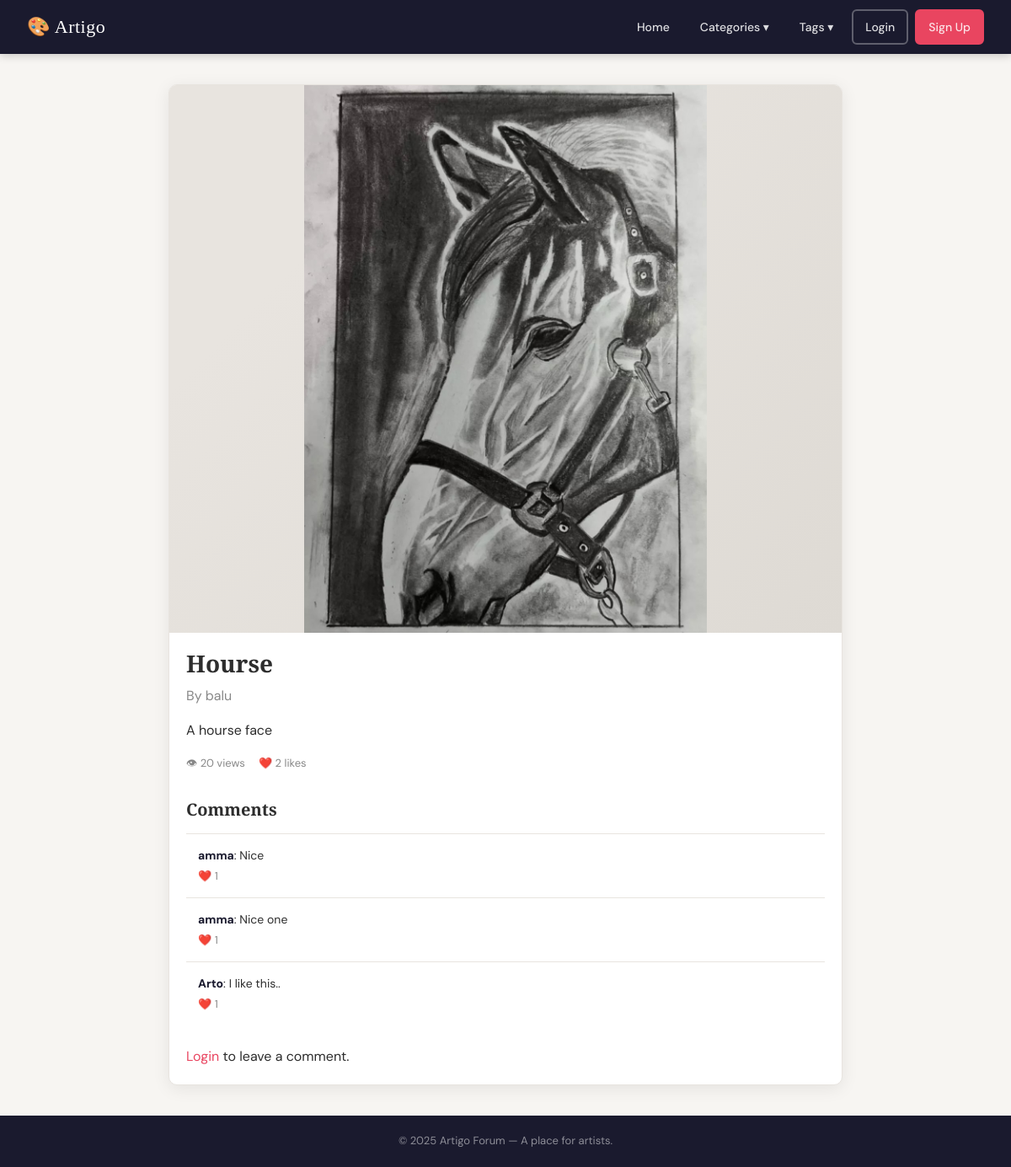
The app's page /art/1/ with its own data.
### forum/models.py (models this page shows, shortened)
class Artwork(models.Model):
    title = models.CharField(max_length=250)
    description = models.TextField()
    image = models.ImageField(upload_to='artworks/')
    created_by = models.ForeignKey(User, on_delete=models.CASCADE)
    created_at = models.DateTimeField(auto_now_add=True)
    views = models.IntegerField(default=0)
    likes = models.IntegerField(default=0)
    tags = models.ManyToManyField(Tags)
    catogories = models.ForeignKey(Catogories, on_delete=models.CASCADE)

class Comment(models.Model):
    artwork = models.ForeignKey(Artwork, on_delete=models.CASCADE)
    user = models.ForeignKey(User, on_delete=models.CASCADE)
    text = models.TextField()
    likes = models.IntegerField(default=0)
    parent = models.ForeignKey('self', null=True, blank=True, on_delete=models.CASCADE)
    created_at = models.DateTimeField(auto_now_add=True)

### forum/views.py (the view)
# urls.py: path('art/<int:artwork_id>/', art_detail, name='art_detail'),
def art_detail(request, artwork_id):
    artwork = get_object_or_404(Artwork, id=artwork_id)
    artwork.views += 1
    artwork.save()
    form = CommentForm()
    return render(request, 'art_detail.html', {'artwork': artwork, 'form': form})

### forum/templates/art_detail.html (shortened to what this page needs)
{% extends 'base.html' %}
{% block content %}
<div class="card" style="max-width:800px; margin: 0 auto;">
    <div class="art-detail-wrapper">
        <img src="{{ artwork.image.url }}" alt="{{ artwork.title }}">
    </div>
    <div class="card-body">
        <h1 style="font-size:28px; margin-bottom:8px;">{{ artwork.title }}</h1>
        <p style="color:var(--text-muted); margin-bottom:16px;">By {{ artwork.created_by.username }}</p>
        <p>{{ artwork.description }}</p>
        <div class="artwork-meta" style="margin: 16px 0;">
            <span>👁 {{ artwork.views }} views</span>
            <span>❤️ <span id="artwork-likes-{{ artwork.id }}">{{ artwork.likes }}</span> likes</span>
        </div>
        <div class="comments-section" style="margin-top:32px;">
            <h2 style="font-size:20px; margin-bottom:16px;">Comments</h2>
            {% for comment in artwork.comment_set.all %}
            <div class="comment">
                <strong>{{ comment.user.username }}</strong>: {{ comment.text }}
                <div style="margin-top:4px; font-size:13px; color:var(--text-muted);">
                    ❤️ <span id="comment-likes-{{ comment.id }}">{{ comment.likes }}</span>
                </div>
            </div>
            {% empty %}
            <p style="color:var(--text-muted);">No comments yet. Be the first!</p>
            {% endfor %}
        </div>
        {% if user.is_authenticated %}
        <form method="POST" action="{% url 'add_comment' artwork.id %}" style="margin-top:24px;">
            {% csrf_token %}
            {{ form.as_p }}
            <button type="submit" class="submit-btn" style="width:auto; padding:10px 28px;">Post Comment</button>
        </form>
        {% else %}
        <p style="margin-top:24px;"><a href="{% url 'login' %}">Login</a> to leave a comment.</p>
        {% endif %}
    </div>
</div>
{% endblock %}

### forum/static/css/style.css (style rules this page uses)
:root { --primary: #1a1a2e; --accent: #e94560; --accent-hover: #c73652; --bg: #f7f5f2; --surface: #ffffff; --border: #e8e4df; --text: #2d2d2d; --text-muted: #888; --radius: 10px; --shadow: 0 4px 20px rgba(0,0,0,0.08); --font-body: 'DM Sans', sans-serif; --font-display: 'Playfair Display', serif; --header-height: 64px; }
*, *::before, *::after { box-sizing: border-box; margin: 0; padding: 0; }
body { font-family: var(--font-body); background-color: var(--bg); color: var(--text); line-height: 1.6; min-height: 100vh; display: flex; flex-direction: column; }
a { color: var(--accent); text-decoration: none; }
h1, h2, h3 { font-family: var(--font-display); line-height: 1.2; }
.card { background: var(--surface); border: 1px solid var(--border); border-radius: var(--radius); box-shadow: var(--shadow); overflow: hidden; transition: transform 0.2s, box-shadow 0.2s; }
.card-body { padding: 20px; }
.artwork-meta { display: flex; gap: 16px; font-size: 13px; color: var(--text-muted); margin-top: 10px; }
.comments-section { margin-top: 24px; }
.comment { padding: 14px; border-top: 1px solid var(--border); font-size: 14px; }
.comment strong { color: var(--primary); }
.art-detail-wrapper { width: 100%; background-color: #e8e4df; background-image: linear-gradient(135deg, #e8e4df 25%, #dedad4 100%); display: flex; align-items: center; justify-content: center; max-height: 650px; overflow: hidden; }
.art-detail-wrapper img { max-width: 100%; max-height: 650px; width: auto; height: auto; object-fit: contain; display: block; }

### records on screen
Artwork: image (picture), title "Hourse", created_by.username "balu", description "A hourse face", views "20", likes "2"
Comment: user.username "amma", text "Nice", likes "1"
Comment: user.username "amma", text "Nice one", likes "1"
Comment: user.username "Arto", text "I like this..", likes "1"
